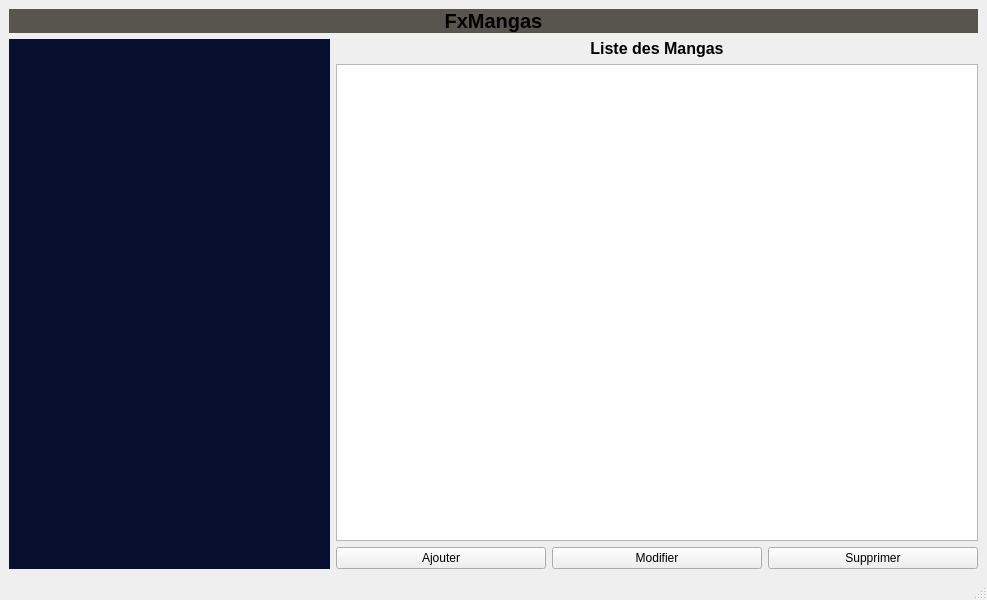
<?xml version="1.0" encoding="UTF-8"?>
<ui version="4.0">
 <class>FxMangasList</class>
 <widget class="QMainWindow" name="FxMangasList">
  <property name="geometry">
   <rect>
    <x>0</x>
    <y>0</y>
    <width>987</width>
    <height>600</height>
   </rect>
  </property>
  <property name="windowTitle">
   <string>FxMangasList</string>
  </property>
  <property name="styleSheet">
   <string notr="true"/>
  </property>
  <widget class="QWidget" name="centralwidget">
   <layout class="QGridLayout" name="gridLayout" rowstretch="0,0">
    <item row="1" column="0">
     <layout class="QHBoxLayout" name="horizontalLayout" stretch="2,4">
      <item>
       <widget class="QLabel" name="label">
        <property name="font">
         <font>
          <pointsize>12</pointsize>
          <bold>true</bold>
         </font>
        </property>
        <property name="styleSheet">
         <string notr="true">background-color: rgb(9, 15, 47);
image: url(/photo/1.jpg);</string>
        </property>
        <property name="text">
         <string/>
        </property>
        <property name="alignment">
         <set>Qt::AlignmentFlag::AlignCenter</set>
        </property>
       </widget>
      </item>
      <item>
       <layout class="QVBoxLayout" name="verticalLayout">
        <item>
         <widget class="QLabel" name="label_2">
          <property name="font">
           <font>
            <pointsize>12</pointsize>
            <bold>true</bold>
           </font>
          </property>
          <property name="text">
           <string>Liste des Mangas</string>
          </property>
          <property name="alignment">
           <set>Qt::AlignmentFlag::AlignCenter</set>
          </property>
         </widget>
        </item>
        <item>
         <widget class="QListWidget" name="listWidget">
          <property name="styleSheet">
           <string notr="true"/>
          </property>
          <property name="horizontalScrollBarPolicy">
           <enum>Qt::ScrollBarPolicy::ScrollBarAlwaysOff</enum>
          </property>
          <property name="dragEnabled">
           <bool>true</bool>
          </property>
          <property name="dragDropMode">
           <enum>QAbstractItemView::DragDropMode::DragDrop</enum>
          </property>
          <property name="defaultDropAction">
           <enum>Qt::DropAction::MoveAction</enum>
          </property>
          <property name="selectionMode">
           <enum>QAbstractItemView::SelectionMode::MultiSelection</enum>
          </property>
          <property name="resizeMode">
           <enum>QListView::ResizeMode::Fixed</enum>
          </property>
          <property name="spacing">
           <number>2</number>
          </property>
         </widget>
        </item>
        <item>
         <layout class="QHBoxLayout" name="horizontalLayout_3">
          <item>
           <widget class="QPushButton" name="pushButton">
            <property name="text">
             <string>Ajouter</string>
            </property>
           </widget>
          </item>
          <item>
           <widget class="QPushButton" name="pushButton_2">
            <property name="text">
             <string>Modifier</string>
            </property>
           </widget>
          </item>
          <item>
           <widget class="QPushButton" name="pushButton_3">
            <property name="text">
             <string>Supprimer</string>
            </property>
           </widget>
          </item>
         </layout>
        </item>
       </layout>
      </item>
     </layout>
    </item>
    <item row="0" column="0">
     <widget class="QLabel" name="label_3">
      <property name="font">
       <font>
        <pointsize>15</pointsize>
        <bold>true</bold>
       </font>
      </property>
      <property name="styleSheet">
       <string notr="true">background-color: rgb(86, 85, 78);</string>
      </property>
      <property name="text">
       <string>FxMangas</string>
      </property>
      <property name="alignment">
       <set>Qt::AlignmentFlag::AlignCenter</set>
      </property>
     </widget>
    </item>
   </layout>
  </widget>
  <widget class="QMenuBar" name="menubar">
   <property name="geometry">
    <rect>
     <x>0</x>
     <y>0</y>
     <width>987</width>
     <height>25</height>
    </rect>
   </property>
  </widget>
  <widget class="QStatusBar" name="statusbar"/>
 </widget>
 <resources/>
 <connections/>
</ui>
